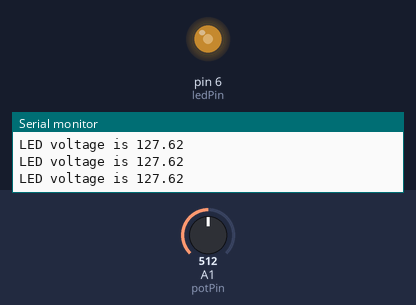
A sketch run on a simulated Arduino Uno, built with avr-gcc and run on an emulated ATmega328P. Parts: output pins drawn as LEDs (lit = HIGH), the last lines printed to the serial monitor. The inputs (shaded band) are chosen by the test bench; at power-on: A1 (potPin) = 512.

Above: at 1.2 s.
1.3 s: A1 (potPin) set to 716
At 2.5 s:
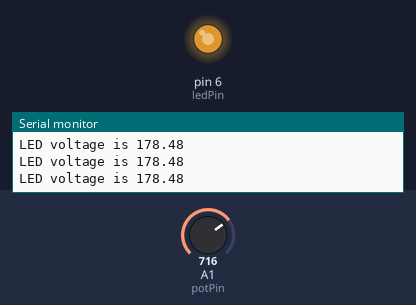
2.8 s: A1 (potPin) set to 900
At 3.2 s:
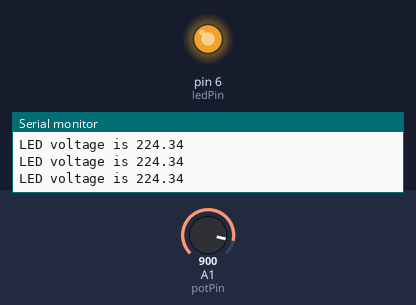
4.3 s: A1 (potPin) set to 411
At 5.5 s:
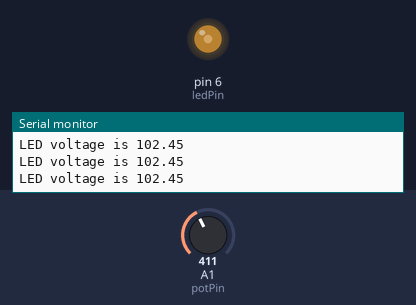
5.8 s: A1 (potPin) set to 393
At 6.4 s:
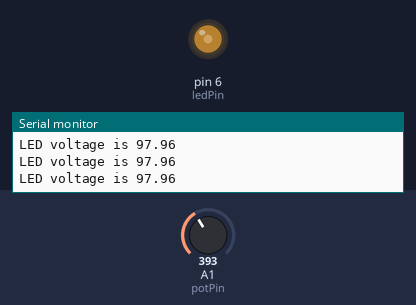
7.3 s: A1 (potPin) set to 43
At 7.6 s:
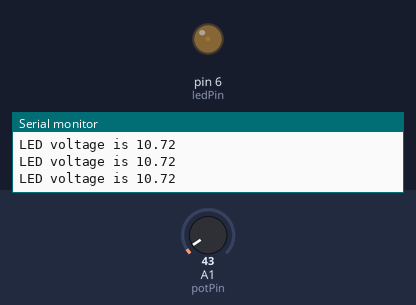
8.8 s: A1 (potPin) set to 37
At 9.5 s:
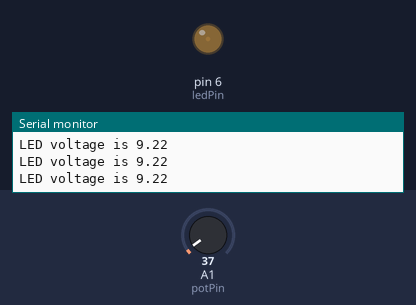
Timing chart, 0 to 11.3 s (numbered marks = the images above; inputs shaded):
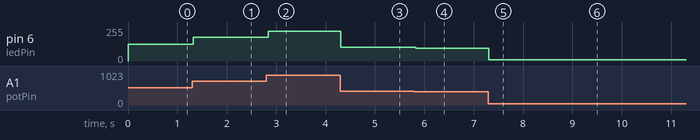

The sketch:

dimmable_led.ino
```cpp
int potPin = A1;
int ledPin = 6;
float potValue;
float ledValue;
int delayTime = 50;

void setup() {
  Serial.begin(9600);
  pinMode(potPin, INPUT);
  pinMode(ledPin, OUTPUT);
}

void loop() {
  potValue = analogRead(potPin);
  ledValue = 255. / 1023. * potValue;
  analogWrite(ledPin, ledValue);
  Serial.print("LED voltage is ");
  Serial.println(ledValue);

  delay(delayTime);
}
```

Measured:
- after the input at 1.3 s, pin 6 (ledPin): 127/255 → 178/255 at once
- after the input at 2.8 s, pin 6 (ledPin): 178/255 → 224/255 at once
- after the input at 4.3 s, pin 6 (ledPin): 224/255 → 102/255 at once
- after the input at 5.8 s, pin 6 (ledPin): 102/255 → 97/255 at once
- after the input at 7.3 s, pin 6 (ledPin): 97/255 → 10/255 at once
- after the input at 8.8 s, pin 6 (ledPin): 10/255 → 9/255 at once
